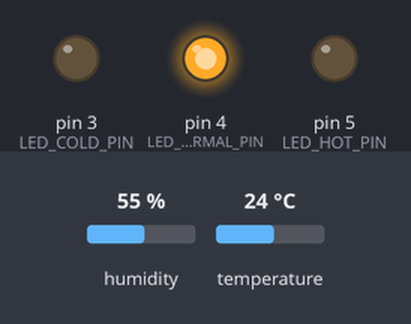
This sketch was run on a simulated Arduino Uno, built with avr-gcc and run on an emulated ATmega328P. On the bench: output pins drawn as LEDs (lit = HIGH). The inputs (shaded band) are chosen by the test bench; at power-on: temperature 24 °C, humidity 55 %. What the sketch prints to the serial monitor is not drawn.

Above: at 3.4 s.
3.5 s: temperature set to 21 °C
9.8 s: temperature set to 18 °C
At 10.8 s:
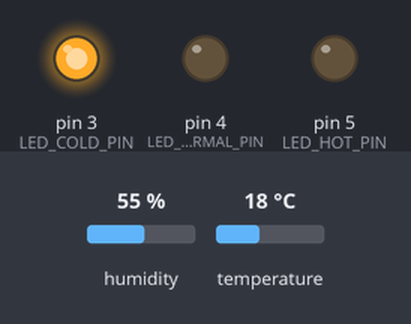
14.6 s: temperature set to 28 °C
At 19.3 s:
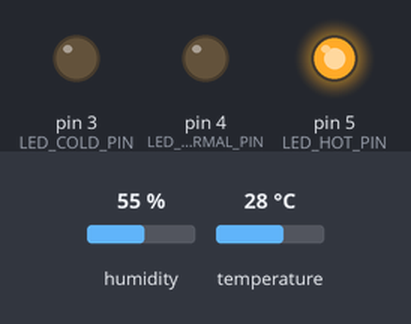
19.7 s: temperature set to 24 °C
At 23.6 s:
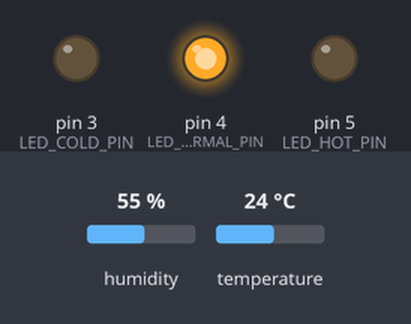
24.5 s: temperature set to 12 °C
At 26.6 s:
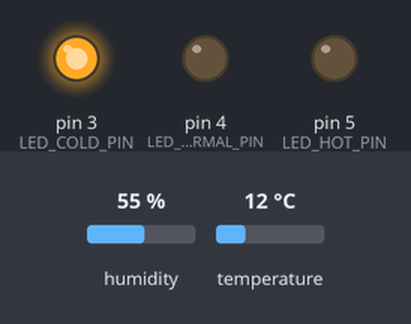
Timing chart, 0 to 28.1 s (numbered marks = the images above; inputs shaded):
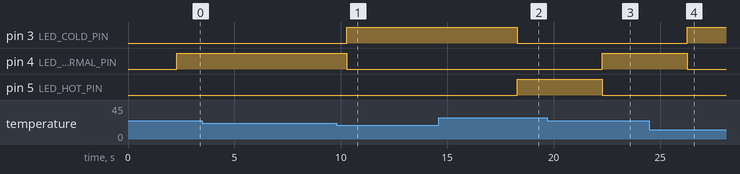

Measured:
- the behaviour switches between 20 and 19 °C on temperature (found by bisection; images 0 and 1)
- the behaviour switches between 26 and 25 °C on temperature (found by bisection; images 2 and 3)
- after the input at 3.5 s, every drawn part: stays the same
- after the input at 9.8 s, pin 3 (LED_COLD_PIN): LOW → HIGH after 0.48 s; pin 4 (LED_NORMAL_PIN): HIGH → LOW after 0.48 s
- after the input at 14.6 s, pin 3 (LED_COLD_PIN): HIGH → LOW after 3.7 s; pin 5 (LED_HOT_PIN): LOW → HIGH after 3.7 s
- after the input at 19.7 s, pin 4 (LED_NORMAL_PIN): LOW → HIGH after 2.6 s; pin 5 (LED_HOT_PIN): HIGH → LOW after 2.6 s
- after the input at 24.5 s, pin 3 (LED_COLD_PIN): LOW → HIGH after 1.8 s; pin 4 (LED_NORMAL_PIN): HIGH → LOW after 1.8 s

The sketch:

09_dht_temperature_humidity.ino
```cpp
/*
 * ========================================
 * DHT11/DHT22 온습도 센서 측정 예제
 * ========================================
 *
 * 기능:
 * - 온도 및 습도 측정
 * - 불쾌지수 계산
 * - LED로 온도 범위 표시
 * - Serial 모니터로 실시간 출력
 *
 * 하드웨어:
 * - DHT11 또는 DHT22 센서
 * - LED 3개 (온도 범위 표시)
 *
 * 라이브러리:
 * - DHT sensor library (Adafruit)
 *
 * 작성일: 2026-01-30
 */

#include <DHT.h>

// ========================================
// 핀 정의
// ========================================
#define DHT_PIN         2     // DHT 센서 데이터 핀
#define DHT_TYPE        DHT11 // DHT11 또는 DHT22

#define LED_COLD_PIN    3     // 낮은 온도 (파랑)
#define LED_NORMAL_PIN  4     // 적정 온도 (초록)
#define LED_HOT_PIN     5     // 높은 온도 (빨강)

// ========================================
// 상수 정의
// ========================================
#define TEMP_COLD       20.0  // 낮은 온도 임계값 (°C)
#define TEMP_NORMAL     26.0  // 적정 온도 상한 (°C)
#define TEMP_HOT        30.0  // 높은 온도 임계값 (°C)

#define HUMIDITY_LOW    30.0  // 낮은 습도 (%)
#define HUMIDITY_HIGH   70.0  // 높은 습도 (%)

#define UPDATE_INTERVAL 2000  // 업데이트 주기 (ms)

// ========================================
// 전역 변수
// ========================================
DHT dht(DHT_PIN, DHT_TYPE);

float temperature = 0;
float humidity = 0;
unsigned long previousMillis = 0;

// ========================================
// 초기화 함수
// ========================================
void setup() {
  Serial.begin(9600);
  Serial.println("========================================");
  Serial.println("  DHT 온습도 센서 측정 시스템");
  Serial.println("========================================");

  // DHT 센서 초기화
  dht.begin();

  // 핀 모드 설정
  pinMode(LED_COLD_PIN, OUTPUT);
  pinMode(LED_NORMAL_PIN, OUTPUT);
  pinMode(LED_HOT_PIN, OUTPUT);

  // 초기 상태
  digitalWrite(LED_COLD_PIN, LOW);
  digitalWrite(LED_NORMAL_PIN, LOW);
  digitalWrite(LED_HOT_PIN, LOW);

  Serial.println("[초기화 완료]");
  Serial.println("\n온도 범위:");
  Serial.print("  낮음: < ");
  Serial.print(TEMP_COLD);
  Serial.println("°C (파랑 LED)");
  Serial.print("  적정: ");
  Serial.print(TEMP_COLD);
  Serial.print("~");
  Serial.print(TEMP_NORMAL);
  Serial.println("°C (초록 LED)");
  Serial.print("  높음: > ");
  Serial.print(TEMP_NORMAL);
  Serial.println("°C (빨강 LED)");
  Serial.println("========================================");
  Serial.println();

  delay(2000);  // 센서 안정화 대기
}

// ========================================
// 메인 루프
// ========================================
void loop() {
  unsigned long currentMillis = millis();

  // 일정 주기마다 측정
  if (currentMillis - previousMillis >= UPDATE_INTERVAL) {
    previousMillis = currentMillis;

    // 1. 온습도 읽기
    readSensor();

    // 2. LED 제어
    controlLEDs(temperature);

    // 3. 결과 출력
    printSensorData();
  }
}

// ========================================
// 센서 읽기 함수
// ========================================
void readSensor() {
  // 온도 읽기 (°C)
  temperature = dht.readTemperature();

  // 습도 읽기 (%)
  humidity = dht.readHumidity();

  // 읽기 실패 체크
  if (isnan(temperature) || isnan(humidity)) {
    Serial.println("[에러] DHT 센서 읽기 실패!");
    temperature = 0;
    humidity = 0;
  }
}

// ========================================
// LED 제어 함수
// ========================================
void controlLEDs(float temp) {
  // 센서 읽기 실패 시
  if (temp == 0) {
    digitalWrite(LED_COLD_PIN, LOW);
    digitalWrite(LED_NORMAL_PIN, LOW);
    digitalWrite(LED_HOT_PIN, LOW);
    return;
  }

  // 온도에 따른 LED 제어
  if (temp < TEMP_COLD) {
    // 낮은 온도: 파랑 LED
    digitalWrite(LED_COLD_PIN, HIGH);
    digitalWrite(LED_NORMAL_PIN, LOW);
    digitalWrite(LED_HOT_PIN, LOW);

  } else if (temp < TEMP_NORMAL) {
    // 적정 온도: 초록 LED
    digitalWrite(LED_COLD_PIN, LOW);
    digitalWrite(LED_NORMAL_PIN, HIGH);
    digitalWrite(LED_HOT_PIN, LOW);

  } else {
    // 높은 온도: 빨강 LED
    digitalWrite(LED_COLD_PIN, LOW);
    digitalWrite(LED_NORMAL_PIN, LOW);
    digitalWrite(LED_HOT_PIN, HIGH);
  }
}

// ========================================
// 센서 데이터 출력 함수
// ========================================
void printSensorData() {
  Serial.println("========================================");

  // 온도 출력
  Serial.print("온도: ");
  Serial.print(temperature);
  Serial.print(" °C");
  Serial.print(" → ");
  Serial.println(getTemperatureLevel(temperature));

  // 습도 출력
  Serial.print("습도: ");
  Serial.print(humidity);
  Serial.print(" %");
  Serial.print(" → ");
  Serial.println(getHumidityLevel(humidity));

  // 불쾌지수 출력
  float discomfortIndex = calculateDiscomfortIndex(temperature, humidity);
  Serial.print("불쾌지수: ");
  Serial.print(discomfortIndex);
  Serial.print(" → ");
  Serial.println(getDiscomfortLevel(discomfortIndex));

  // 체감온도 출력
  float heatIndex = calculateHeatIndex(temperature, humidity);
  Serial.print("체감온도: ");
  Serial.print(heatIndex);
  Serial.println(" °C");

  Serial.println("========================================");
  Serial.println();
}

// ========================================
// 온도 레벨 반환 함수
// ========================================
String getTemperatureLevel(float temp) {
  if (temp == 0) {
    return "측정 불가";
  } else if (temp < TEMP_COLD) {
    return "춥다";
  } else if (temp < TEMP_NORMAL) {
    return "적정";
  } else if (temp < TEMP_HOT) {
    return "따뜻함";
  } else {
    return "더움";
  }
}

// ========================================
// 습도 레벨 반환 함수
// ========================================
String getHumidityLevel(float humid) {
  if (humid == 0) {
    return "측정 불가";
  } else if (humid < HUMIDITY_LOW) {
    return "건조";
  } else if (humid < HUMIDITY_HIGH) {
    return "적정";
  } else {
    return "습함";
  }
}

// ========================================
// 불쾌지수 계산 함수
// ========================================
float calculateDiscomfortIndex(float temp, float humid) {
  // 불쾌지수 = 0.81 × 온도 + 0.01 × 습도 × (0.99 × 온도 - 14.3) + 46.3
  float di = 0.81 * temp + 0.01 * humid * (0.99 * temp - 14.3) + 46.3;
  return di;
}

// ========================================
// 불쾌지수 레벨 반환 함수
// ========================================
String getDiscomfortLevel(float di) {
  if (di < 68) {
    return "쾌적";
  } else if (di < 75) {
    return "보통";
  } else if (di < 80) {
    return "약간 불쾌";
  } else if (di < 85) {
    return "불쾌";
  } else {
    return "매우 불쾌";
  }
}

// ========================================
// 체감온도 계산 함수 (Heat Index)
// ========================================
float calculateHeatIndex(float temp, float humid) {
  // 간단한 체감온도 계산
  float hi = -8.78469475556 +
             1.61139411 * temp +
             2.33854883889 * humid +
             -0.14611605 * temp * humid +
             -0.012308094 * temp * temp +
             -0.0164248277778 * humid * humid;

  return hi;
}

// ========================================
// 화씨 변환 함수
// ========================================
float celsiusToFahrenheit(float celsius) {
  return (celsius * 9.0 / 5.0) + 32.0;
}

// ========================================
// 이슬점 계산 함수
// ========================================
float calculateDewPoint(float temp, float humid) {
  // 간단한 이슬점 근사 공식
  float a = 17.27;
  float b = 237.7;
  float alpha = ((a * temp) / (b + temp)) + log(humid / 100.0);
  float dewPoint = (b * alpha) / (a - alpha);

  return dewPoint;
}
```
